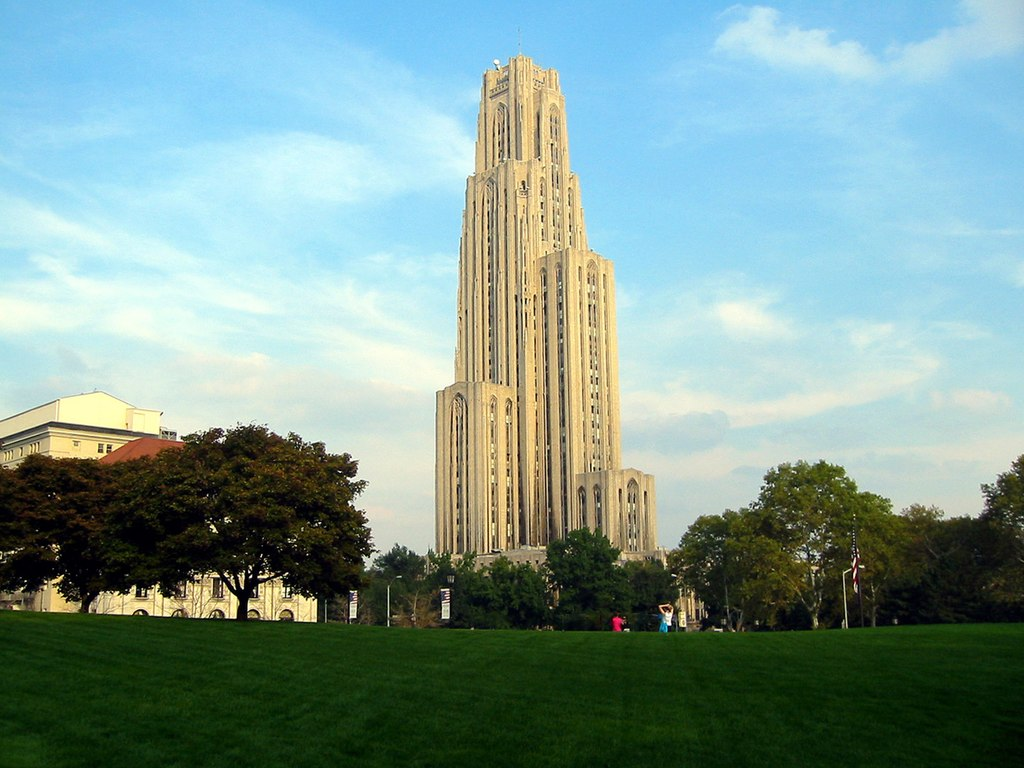
#> input picture Data/Pitt_Cathedral.jpg, 1024 x 768 px
$ jupyter execute 23_WatershedSegmentation.ipynb
#> lines starting #> are read from the running program, lines starting #| are printed output that depends on the picture; after the words box and inside, x2 and y2 are one past the last pixel; in counts of white or black regions, pixels touching at a corner belong together
# Watershed
The watershed algorithm is basically a region growing (seed-based) method.
To start we need to define markers that we know are in each of the regions

[cell 1]
import cv2
import numpy as np
import matplotlib.pyplot as plt
import os

# I'll use this later to draw the memberships of the groups
from matplotlib.colors import ListedColormap

[cell 2]
# Let's use the Cathedral of Learning image for this
im = cv2.imread(os.path.relpath('../../Data/Pitt_Cathedral.jpg'), cv2.IMREAD_COLOR)
#> im is the input picture: shape (768, 1024, 3); mean B, G, R 147.4, 153.7, 125.4
im = cv2.cvtColor(im,cv2.COLOR_BGR2RGB)

[cell 3]
# Let's manually find some points of interest on our image

imagelabeled = im.copy()  # I'll use this to show the annotations

markers = np.zeros((im.shape[0],im.shape[1]),dtype='int32') # but, this is our actual marker image

cv2.circle(imagelabeled, (800,100), 100, (0, 0, 255), thickness=5)
cv2.circle(imagelabeled, (550,300), 50, (255, 0, 0), thickness=5)
cv2.circle(imagelabeled, (400,700), 50, (0, 255, 0), thickness=5)
cv2.circle(imagelabeled, (200,500), 30, (255,0,255), thickness=5)
cv2.circle(imagelabeled, (200,500), 30, (255,0,255), thickness=5)
cv2.circle(imagelabeled, (990,570), 30, (125,125,225), thickness=5)
cv2.circle(imagelabeled, (600,590), 30, (125,125,225), thickness=5)

# Do the same four regions in the mask, giving them unique IDs and filled circles
cv2.circle(markers, (800,100), 100, 1, thickness=-1)
#> markers: shape (768, 1024) int32; values 0 (black) and 1 (white), 4% white; 1 white region, box (x1, y1, x2, y2) and area: (700, 0, 901, 201) 31417
cv2.circle(markers, (550,300), 50, 2, thickness=-1)
#> markers: shape (768, 1024) int32; 3 distinct labels, from 0 to 2
cv2.circle(markers, (400,700), 50, 3, thickness=-1)
#> markers: shape (768, 1024) int32; 4 distinct labels, from 0 to 3
cv2.circle(markers, (200,500), 30, 4, thickness=-1)
#> markers: shape (768, 1024) int32; 5 distinct labels, from 0 to 4
cv2.circle(markers, (900,570), 30, 5, thickness=-1)
#> markers: shape (768, 1024) int32; 6 distinct labels, from 0 to 5
cv2.circle(markers, (600,590), 30, 5, thickness=-1)
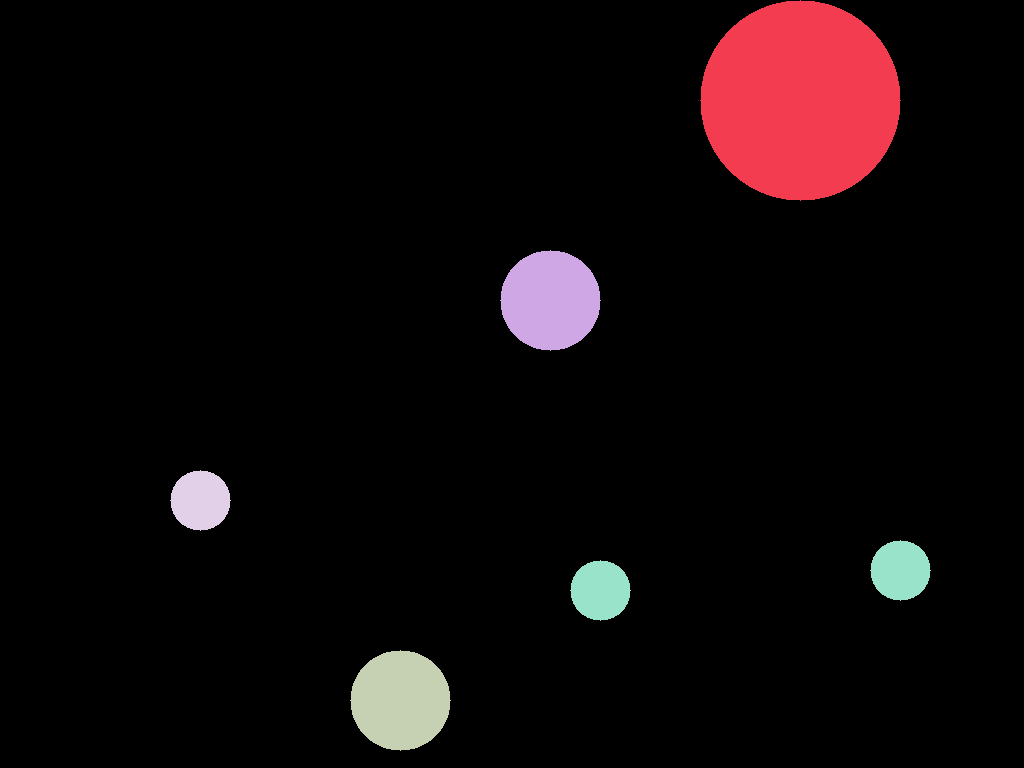
#> markers: shape (768, 1024) int32; 6 distinct labels, from 0 to 5; one colour per label, 0 black

# Do seed growing from those markers
markersWS = cv2.watershed(im,markers.copy())
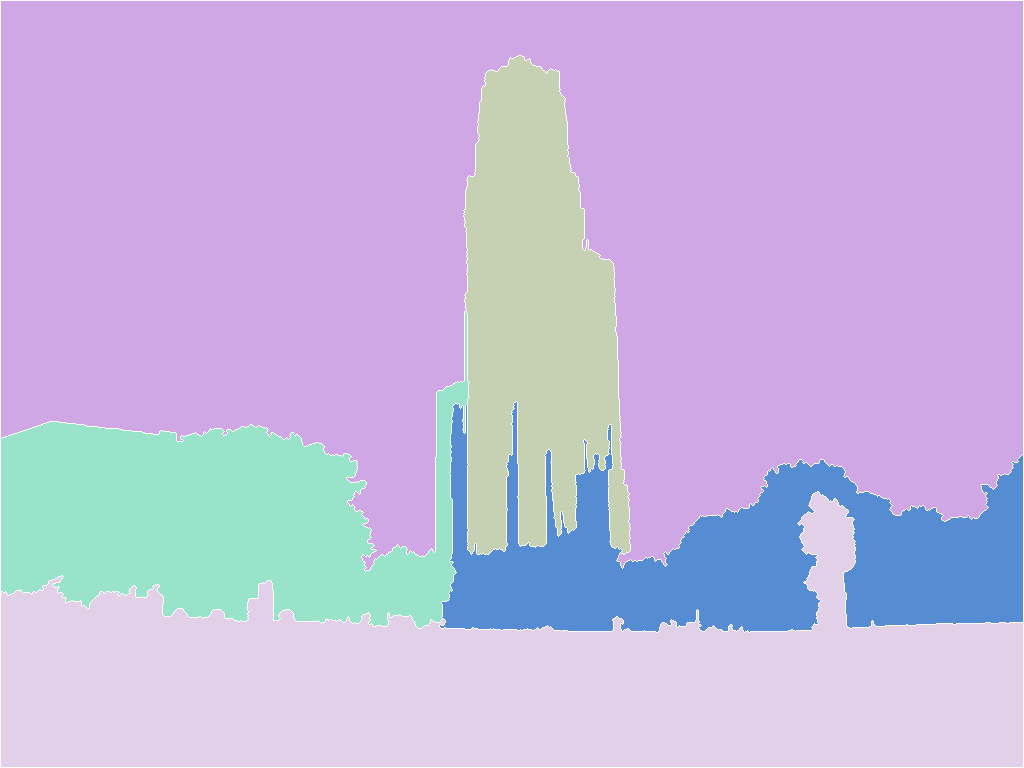
#> markersWS: shape (768, 1024) int32; 6 distinct labels, from -1 to 5; one colour per label, 0 black, -1 white

# Display the image
plt.figure(figsize=[18, 5])

from matplotlib.colors import ListedColormap
plt.subplot(131); plt.imshow(imagelabeled)
plt.subplot(132); plt.imshow(markers,cmap=ListedColormap(['k','b','r','g','m','c']))
plt.subplot(133); plt.imshow(markersWS)

## Watershed from detected regions

[cell 4]
im = cv2.imread(os.path.relpath('../../Data/Coins.png'), cv2.IMREAD_COLOR)
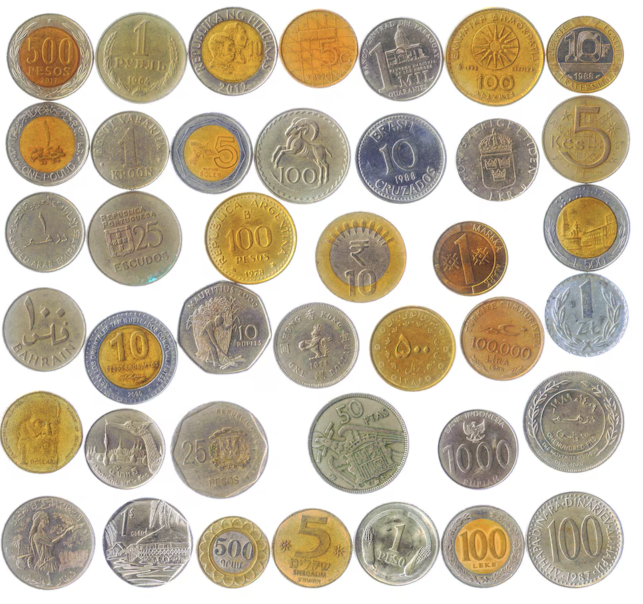
#> input picture Data/Coins.png, 1286 x 1208 px (shown at 1/2 size)
#> im is the input picture: shape (1208, 1286, 3); mean B, G, R 166.8, 186.3, 197.2
im = cv2.cvtColor(im,cv2.COLOR_BGR2RGB)
imgray = cv2.cvtColor(im,cv2.COLOR_RGB2GRAY)

[cell 5]
#Threshold Processing

_, imbin = cv2.threshold(imgray,0, 255,cv2.THRESH_BINARY_INV + cv2.THRESH_OTSU)
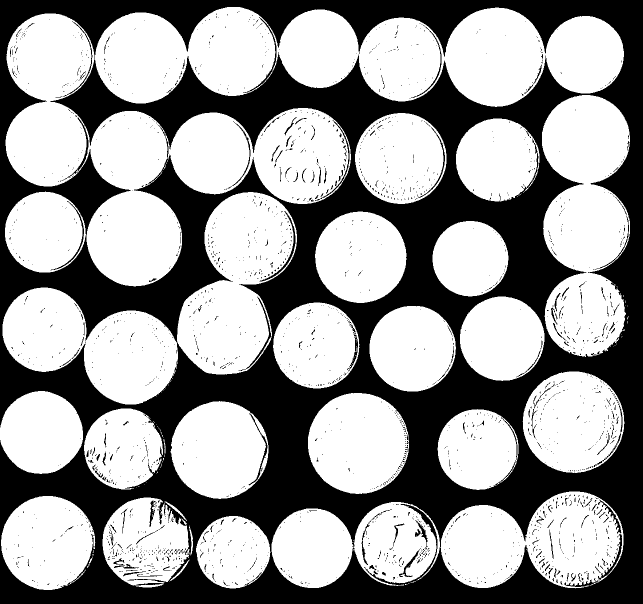
#> imbin: shape (1208, 1286) (shown at 1/2 size); 60.1% white; 2206 black regions (2032 under 20 px), largest, box (x1, y1, x2, y2) and area: (0, 0, 1286, 1208) 599058, (519, 422, 591, 563) 629, (477, 593, 542, 742) 529

kernel=np.ones((5,5))
imbin_dil=cv2.dilate(imbin,kernel,iterations=5)
#> imbin_dil: shape (1208, 1286); 78.4% white; 11 black regions (2 under 20 px), largest, box (x1, y1, x2, y2) and area: (0, 0, 1286, 1208) 209521, (525, 336, 1126, 678) 47639, (300, 145, 1124, 297) 28524

# Distance transform
# This computes the distance from each white point to the nearest black.  The higher the number, the more in the center of the coin it is
dist = cv2.distanceTransform(imbin_dil, cv2.DIST_L2, 5)

_, coin_centers = cv2.threshold(dist, 0.5 * dist.max(), 255, cv2.THRESH_BINARY)
#> coin_centers: shape (1208, 1286) float32; 16.5% white; 40 white regions, largest, box (x1, y1, x2, y2) and area: (1087, 789, 1203, 900) 10514, (662, 832, 772, 942) 10305, (918, 61, 1063, 168) 10297
coin_centers = np.uint8(coin_centers)

plt.figure(figsize=[18, 5])
plt.subplot(231); plt.imshow(im)
plt.subplot(232); plt.imshow(imgray,cmap='gray')
plt.subplot(233); plt.imshow(imbin,cmap='gray')
plt.subplot(234); plt.imshow(imbin_dil,cmap='gray')
plt.subplot(235); plt.imshow(dist,cmap='gray')
plt.subplot(236); plt.imshow(coin_centers,cmap='gray')

[cell 6]
# Now that we have the centers of the coins, we can seperate them into individual labels

_,markers = cv2.connectedComponents(coin_centers)
#> markers: shape (1208, 1286) int32; 41 distinct labels, from 0 to 40

# The markers go from 1-40 with both the background and the parts of the coins not labeled as "0"
# We need to add a marker for the background as well, which we will use index 1 and shift everyone else up


markers+=1
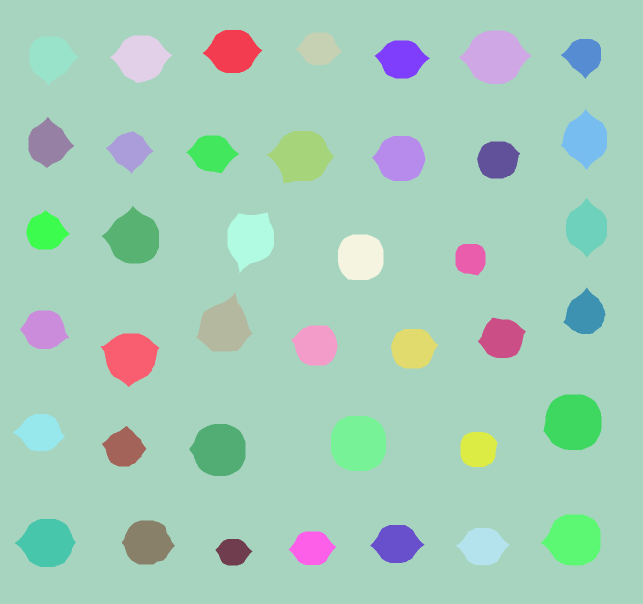
#> markers: shape (1208, 1286) int32 (shown at 1/2 size); 41 distinct labels, from 1 to 41; one colour per label, 0 black
markers[cv2.bitwise_and(cv2.bitwise_not(coin_centers),imbin_dil)==255]=0  # zero denotes unknown
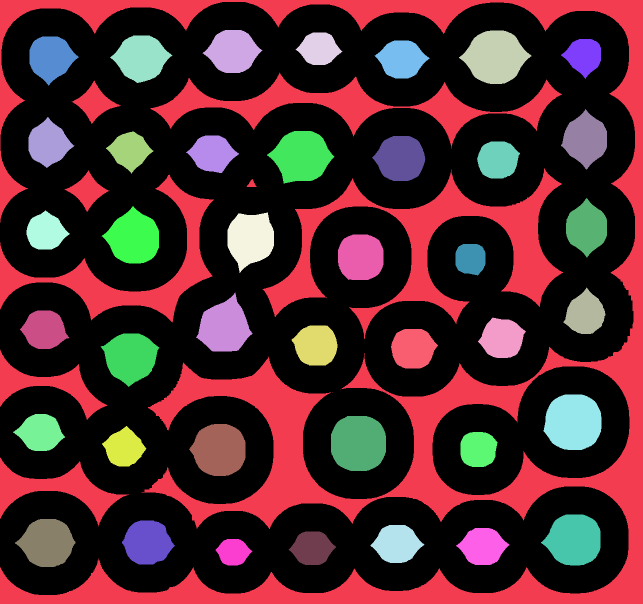
#> markers: shape (1208, 1286) int32 (shown at 1/2 size); 42 distinct labels, from 0 to 41; one colour per label, 0 black

# Do seed growing from those markers
markersWS = cv2.watershed(im,markers.copy())
#> markersWS: shape (1208, 1286) int32; 42 distinct labels, from -1 to 41

# Use the expanded markers to mask out all the coins. (index=1 is our background, so first remove that)
_, markerMaskAll = cv2.threshold(np.uint8(markersWS),1,255,cv2.THRESH_BINARY)
#> markerMaskAll: shape (1208, 1286); 61.4% white; 1 black region, box (x1, y1, x2, y2) and area: (1, 1, 1285, 1207) 599402
im_masked = cv2.bitwise_and(im,im,mask=markerMaskAll)


# Some of the coins are still cut off, lets do this for a second iteration
# Now that our markers are better placed, we can unassign (set to 0) the bad areas and try again
markersWS2=markersWS.copy()
markersWS2[cv2.bitwise_and(cv2.bitwise_not(markerMaskAll),imbin_dil)==255]=0  # zero denotes unknown
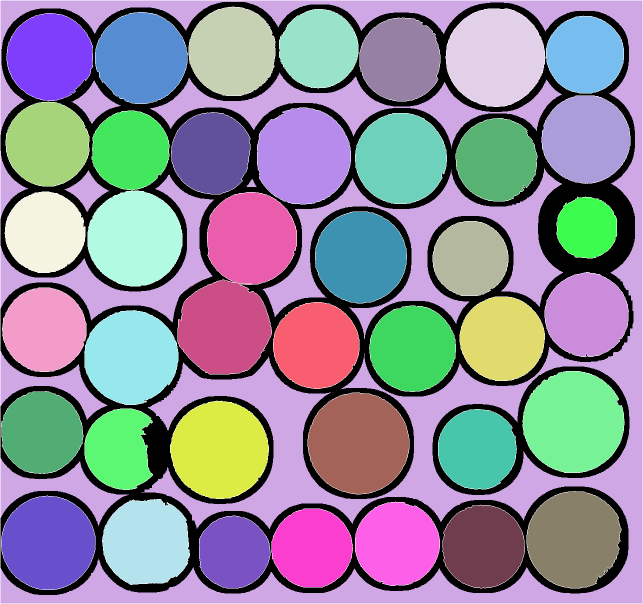
#> markersWS2: shape (1208, 1286) int32 (shown at 1/2 size); 43 distinct labels, from -1 to 41; one colour per label, 0 black, -1 white
markersWS2 = cv2.watershed(im,markersWS2)
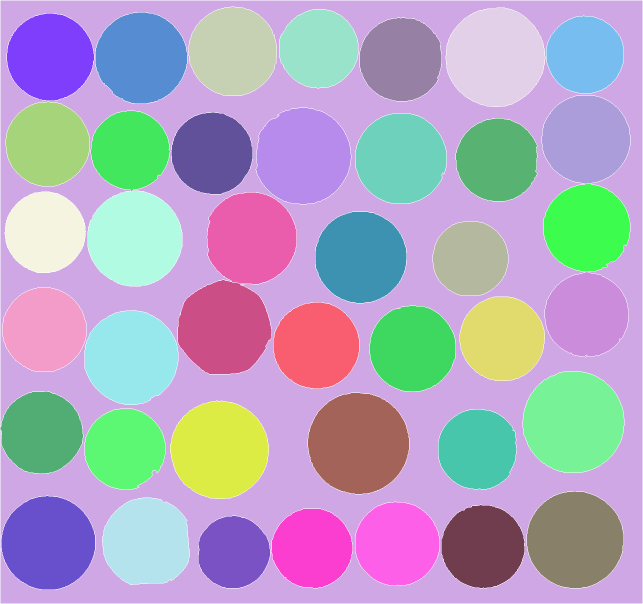
#> markersWS2: shape (1208, 1286) int32 (shown at 1/2 size); 42 distinct labels, from -1 to 41; one colour per label, 0 black, -1 white

_, markerMaskAll2 = cv2.threshold(np.uint8(markersWS2),1,255,cv2.THRESH_BINARY)
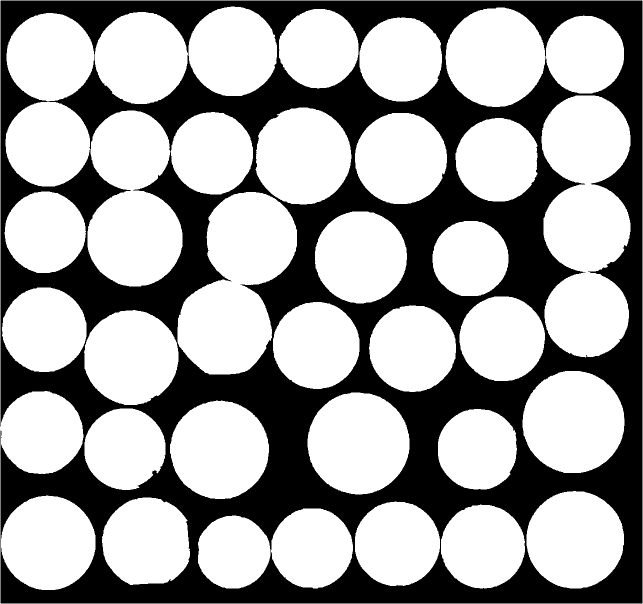
#> markerMaskAll2: shape (1208, 1286) (shown at 1/2 size); 62.9% white; 1 black region, box (x1, y1, x2, y2) and area: (1, 1, 1285, 1207) 575812
im_masked2 = cv2.bitwise_and(im,im,mask=markerMaskAll2)

[cell 7]
plt.figure(figsize=[18, 5])
plt.subplot(231); plt.imshow(im)
plt.subplot(232); plt.imshow(markersWS)
plt.subplot(233); plt.imshow(im_masked)
plt.subplot(235); plt.imshow(markersWS2)
plt.subplot(236); plt.imshow(im_masked2)
